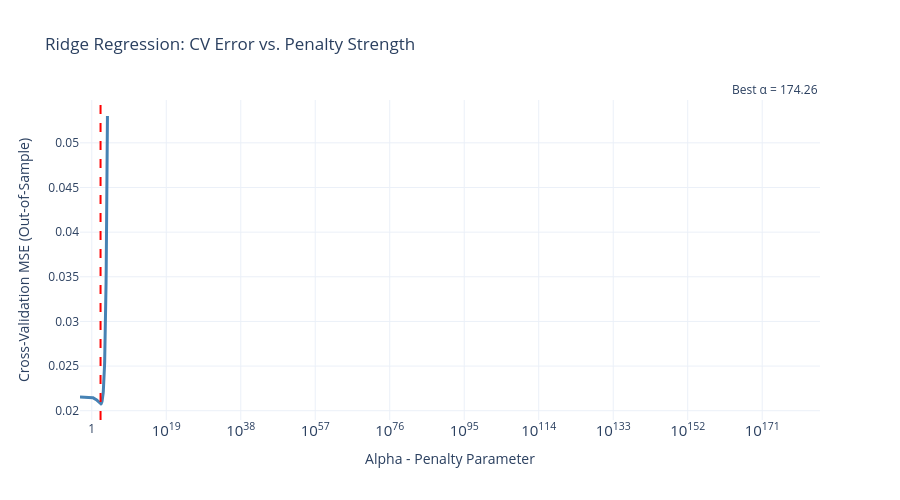

The code cell stored with this chart in its notebook:
### Markdown cell above
### Visualize: How Does Error Change with λ?

This plot shows model performance across different penalty values.

### Code cell
from sklearn.model_selection import cross_val_score

# Calculate CV MSE for different alpha values (THIS IS WHAT RIDGECV USES)
cv_mse_scores = []

for alpha in alphas:
    ridge = Ridge(alpha=alpha)
    # Use cross-validation to get out-of-sample error
    cv_scores = cross_val_score(ridge, X_scaled, y, cv=5, 
                                 scoring='neg_mean_squared_error')
    cv_mse = -cv_scores.mean()  # Convert to positive MSE
    cv_mse_scores.append(cv_mse)

# Create interactive Plotly plot
fig = go.Figure()

fig.add_trace(go.Scatter(
    x=alphas,
    y=cv_mse_scores,
    mode='lines',
    name='CV MSE',
    line=dict(color='steelblue', width=3),
    hovertemplate='Alpha: %{x:.4f}<br>CV MSE: %{y:.6f}<extra></extra>'
))

fig.add_vline(
    x=ridge_cv.alpha_,
    line_dash='dash',
    line_color='red',
    annotation_text=f'Best α = {ridge_cv.alpha_:.2f}',
    annotation_position='top'
)

fig.update_xaxes(type='log', title='Alpha - Penalty Parameter')
fig.update_yaxes(title='Cross-Validation MSE (Out-of-Sample)')
fig.update_layout(
    title='Ridge Regression: CV Error vs. Penalty Strength',
    hovermode='x unified',
    height=500,
    template='plotly_white'
)

fig.show()

print("\n📊 Interpretation:")
print("• This shows OUT-OF-SAMPLE error (what RidgeCV actually optimizes)")
print("• Red line now shows the minimum of the curve!")
print("• Too low alpha = overfitting (high CV error)")
print("• Too high alpha = underfitting (high CV error)")

### Figure 1 — Plotly figure (JSON) as saved in the notebook; plotly's stock layout.template omitted (floating-point values rounded to 4 significant figures; data arrays with more than 128 entries replaced by an {"elided": "..."} marker saying what was removed)
{"data": [{"hovertemplate": "Alpha: %{x:.4f}<br>CV MSE: %{y:.6f}<extra></extra>", "line": {"color": "steelblue", "width": 3}, "mode": "lines", "name": "CV MSE", "type": "scatter", "x": {"elided": "200 float values"}, "y": {"elided": "200 float values"}}], "layout": {"annotations": [{"showarrow": false, "text": "Best α = 174.26", "x": 174.3, "xanchor": "center", "xref": "x", "y": 1, "yanchor": "bottom", "yref": "y domain"}], "height": 500, "hovermode": "x unified", "shapes": [{"line": {"color": "red", "dash": "dash"}, "type": "line", "x0": 174.3, "x1": 174.3, "xref": "x", "y0": 0, "y1": 1, "yref": "y domain"}], "title": {"text": "Ridge Regression: CV Error vs. Penalty Strength"}, "xaxis": {"title": {"text": "Alpha - Penalty Parameter"}, "type": "log"}, "yaxis": {"title": {"text": "Cross-Validation MSE (Out-of-Sample)"}}}}
